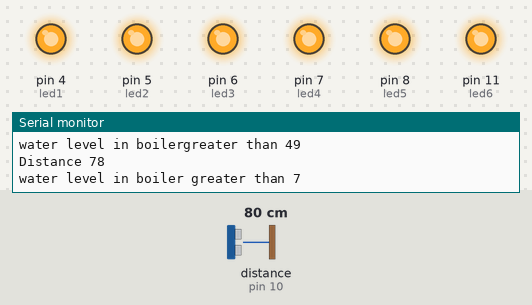
This sketch was run on a simulated Arduino Uno, built with avr-gcc and run on an emulated ATmega328P. Shown: output pins drawn as LEDs (lit = HIGH), the last lines printed to the serial monitor. Wiring (inferred from the names in the program): ultrasonic range finder: trigger pin 9; echo pin 10. Dashed ring = blinking. The inputs (shaded band) are chosen by the test bench; at power-on: distance to the obstacle (sensor on pin 10) 80 cm. The echo pulse lasts 58.3 µs per cm; pins used as bus, display or sensor lines are not drawn.

Above: at 1.2 s.
1.3 s: distance to the obstacle (sensor on pin 10) set to 55 cm
2.8 s: distance to the obstacle (sensor on pin 10) set to 46 cm
At 3.9 s:
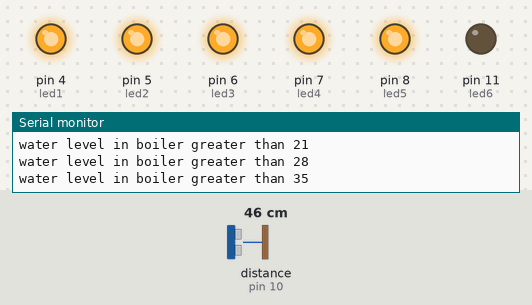
4.6 s: distance to the obstacle (sensor on pin 10) set to 38 cm
At 5.8 s:
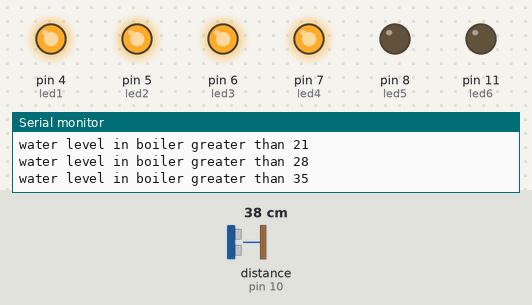
6.3 s: distance to the obstacle (sensor on pin 10) set to 31 cm
At 7.7 s:
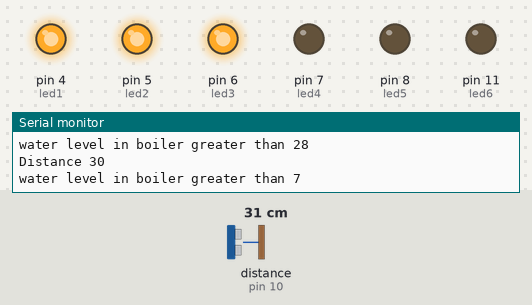
8.0 s: distance to the obstacle (sensor on pin 10) set to 9 cm
At 8.6 s:
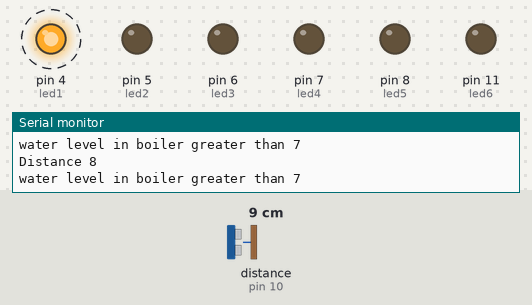
9.7 s: distance to the obstacle (sensor on pin 10) set to 60 cm
At 9.72 s:
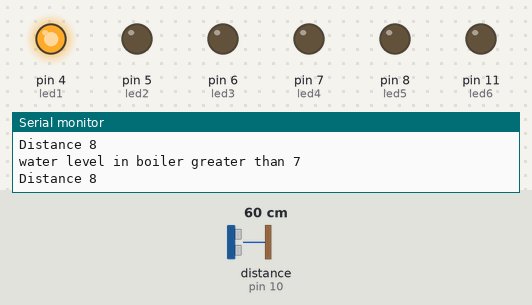
Timing chart, 0 to 12.7 s (numbered marks = the images above; inputs shaded):
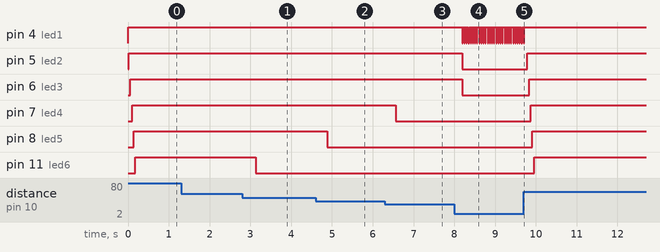

The sketch:

water_level_indicator.ino
```cpp
const int trigPin=9;
const int echoPin=10;
#define led1 4
#define led2 5
#define led3 6
#define led4 7
#define led5 8
#define led6 11
long time;
int distance;

void setup() {
pinMode(trigPin,OUTPUT);
pinMode(echoPin,INPUT);
pinMode(led1,OUTPUT);
pinMode(led2,OUTPUT);
pinMode(led3,OUTPUT);
pinMode(led4,OUTPUT);
pinMode(led5,OUTPUT);
pinMode(led6,OUTPUT);
Serial.begin(9600);
}

void loop() {
  digitalWrite(trigPin,LOW);
  delayMicroseconds(2);

  digitalWrite(trigPin,HIGH);
  delayMicroseconds(10);
  digitalWrite(trigPin,LOW);

  time=pulseIn(echoPin,HIGH);
  distance=time*0.034/2;

  if(distance>=7)
  { digitalWrite(led1,HIGH);
  Serial.println("water level in boiler greater than 7");}
  else
  {digitalWrite(led1,LOW);}

  if(distance>=14)
  { digitalWrite(led1,HIGH);
  Serial.println("water level in boiler greater than 14");}
  else
  {digitalWrite(led1,LOW);}

  if (distance>=21)
  {digitalWrite(led2,HIGH);
  Serial.println("water level in boiler greater than 21");}
  else
  {digitalWrite(led2,LOW);}

  if (distance>=28)
  {digitalWrite(led3,HIGH);
  Serial.println("water level in boiler greater than 28");}
  else
  {digitalWrite(led3,LOW);}

  if (distance>=35)
  {digitalWrite(led4,HIGH);
  Serial.println("water level in boiler greater than 35");}
  else
  {digitalWrite(led4,LOW);}

  if (distance>=42)
  {digitalWrite(led5,HIGH);
  Serial.println("water level in boiler greater than 42");}
  else
  {digitalWrite(led5,LOW);}

  if (distance>=49)
  {digitalWrite(led6,HIGH);
  Serial.println("water level in boilergreater than 49");}
  else
  {digitalWrite(led6,LOW);}

  Serial.print("Distance ");
  Serial.println(distance);
}
```

Measured:
- the behaviour switches between 50 and 49 cm on distance to the obstacle (sensor on pin 10) (found by bisection; images 0 and 1)
- the behaviour switches between 43 and 42 cm on distance to the obstacle (sensor on pin 10) (found by bisection; images 1 and 2)
- the behaviour switches between 36 and 35 cm on distance to the obstacle (sensor on pin 10) (found by bisection; images 2 and 3)
- after the input at 2.8 s, pin 11 (led6): HIGH → LOW after 0.33 s
- after the input at 4.6 s, pin 8 (led5): HIGH → LOW after 0.28 s
- after the input at 6.3 s, pin 7 (led4): HIGH → LOW after 0.27 s
- after the input at 8.0 s, pin 4 (led1): alternates HIGH for 0.04 s and LOW for 0.01 s, starting after 0.19 s; pin 5 (led2), pin 6 (led3): HIGH → LOW after 0.19 s
- after the input at 9.7 s, pin 4 (led1): goes on until 9.7 s, then stays HIGH; pin 5 (led2): LOW → HIGH after 0.09 s; pin 6 (led3): LOW → HIGH after 0.13 s; pin 7 (led4): LOW → HIGH after 0.17 s; pin 8 (led5): LOW → HIGH after 0.21 s
